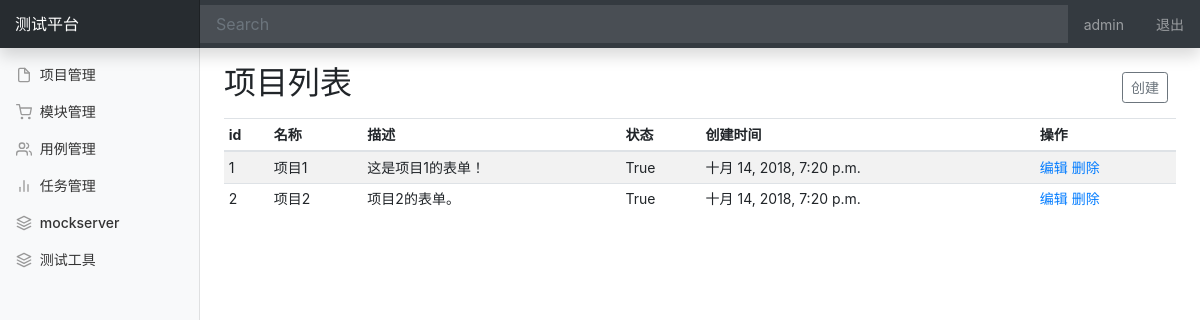
Before: /manage/project_manage/ (signed in) with the older database file.
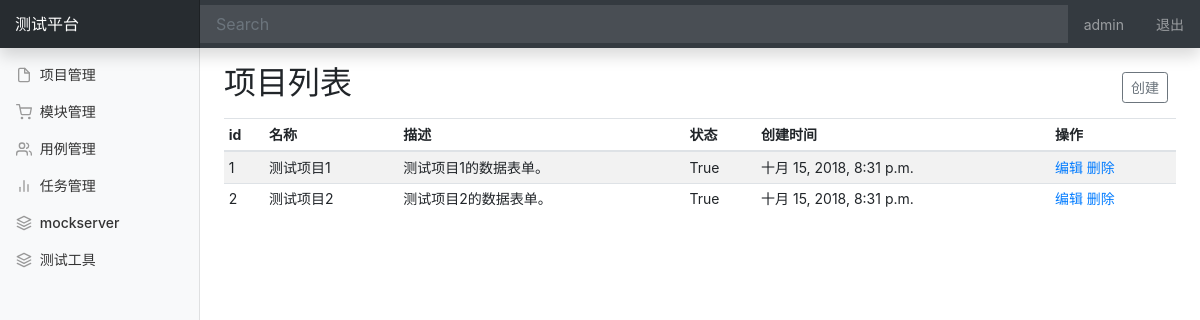
After: the same page with the newer database file.
### project_app/models.py (models this page shows, shortened)
class Project(models.Model):
    name = models.CharField("名称",max_length=100,blank=False,default="") #https://www.cnblogs.com/linxiyue/p/3662535.html
    describe = models.TextField("描述",default="")
    status = models.BooleanField("状态",default=True)
    create_time = models.DateTimeField("创建时间",auto_now=True)  #https://blog.csdn.net/davidsu33/article/details/49893055

### project_app/views/project_views.py (the view)
# urls.py: path('project_manage/',project_views.project_manage,name="project_manage"),
@login_required
def project_manage(request):
    username = request.session.get('user','')
    project_all = Project.objects.all()
    return render(request,'project_app/project_manage.html',{'user':username,"projects":project_all,"type":"list"})

### project_app/templates/project_app/project_manage.html (shortened to what this page needs)
{% extends "project_app/base.html" %}
{% block content %}
    <nav class="navbar navbar-dark fixed-top bg-dark flex-md-nowrap p-0 shadow">
      <a class="navbar-brand col-sm-3 col-md-2 mr-0" href="#">测试平台</a>
      <input class="form-control form-control-dark w-80" type="text" placeholder="Search" aria-label="Search">
      <ul class="navbar-nav px-3">
        <li class="nav-item text-nowrap">
          <a class="nav-link" href="#">{{ user }}</a>
        </li>
      </ul>
      <ul class="navbar-nav px-3">
        <li class="nav-item text-nowrap">
          <a class="nav-link" href="/logout/">退出</a>
        </li>
      </ul>
    </nav>
    <div class="container-fluid">
      <div class="row">
        <nav class="col-md-2 d-none d-md-block bg-light sidebar">
          <div class="sidebar-sticky">
            <ul class="nav flex-column">
              <li class="nav-item">
                <a class="nav-link" href="#">
                  <span data-feather="file"></span>
                  项目管理
                </a>
              </li>
              <li class="nav-item">
                <a class="nav-link" href="/manage/module_manage/">
                  <span data-feather="shopping-cart"></span>
                  模块管理
                </a>
              </li>
              <li class="nav-item">
                <a class="nav-link" href="#">
                  <span data-feather="users"></span>
                  用例管理
                </a>
              </li>
              <li class="nav-item">
                <a class="nav-link" href="#">
                  <span data-feather="bar-chart-2"></span>
                  任务管理
                </a>
              </li>
              <li class="nav-item">
                <a class="nav-link" href="#">
                  <span data-feather="layers"></span>
                  mockserver
                </a>
              </li>
              <li class="nav-item">
                <a class="nav-link" href="#">
                  <span data-feather="layers"></span>
                  测试工具
                </a>
              </li>
            </ul>
          </div>
        </nav>
        {% if type == 'list' %}
        <main role="main" class="col-md-9 ml-sm-auto col-lg-10 px-4">
          <div class="d-flex justify-content-between flex-wrap flex-md-nowrap align-items-center pt-3 pb-2">
            <h1 class="h2">项目列表</h1>
            <div class="btn-toolbar mb-2 mb-md-0">
              <div class="btn-group mr-2">
                <button class="btn btn-sm btn-outline-secondary"
                style="float: right;"
                onclick="window.location.href='/manage/add_project/'"
                >创建</button>
              </div>
            </div>
          </div>
          <div class="table-responsive">
            <table class="table table-striped table-sm">
              <thead>
                <tr>
                  <th>id</th>
                  <th>名称</th>
                  <th>描述</th>
                  <th>状态</th>
                  <th>创建时间</th>
                  <th>操作</th>
                </tr>
              </thead>
              <tbody>
                {% for project in projects %}
                <tr>
                  <td>{{ project.id }}</td>
                  <td>{{ project.name }}</td>
                  <td>{{ project.describe }}</td>
                  <td>{{ project.status }}</td>
                  <td>{{ project.create_time }}</td>
                  <td>
                     <a href="/manage/edit_project/{{ project.id }}/">编辑</a>
                     <a href="/manage/delete_project/{{ project.id }}/">删除</a>
                  </td>
                </tr>
                {% endfor %}
              </tbody>
            </table>
          </div>
        </main>
        {% endif %}
      </div>
    </div>
{% endblock %}

Changed rows visible on the page:
changed Project id 1: name "项目1" → "测试项目1"; describe "这是项目1的表单！" → "测试项目1的数据表单。"; create_time "十月 14, 2018, 7:20 p.m." → "十月 15, 2018, 8:31 p.m."
changed Project id 2: name "项目2" → "测试项目2"; describe "项目2的表单。" → "测试项目2的数据表单。"; create_time "十月 14, 2018, 7:20 p.m." → "十月 15, 2018, 8:31 p.m."
